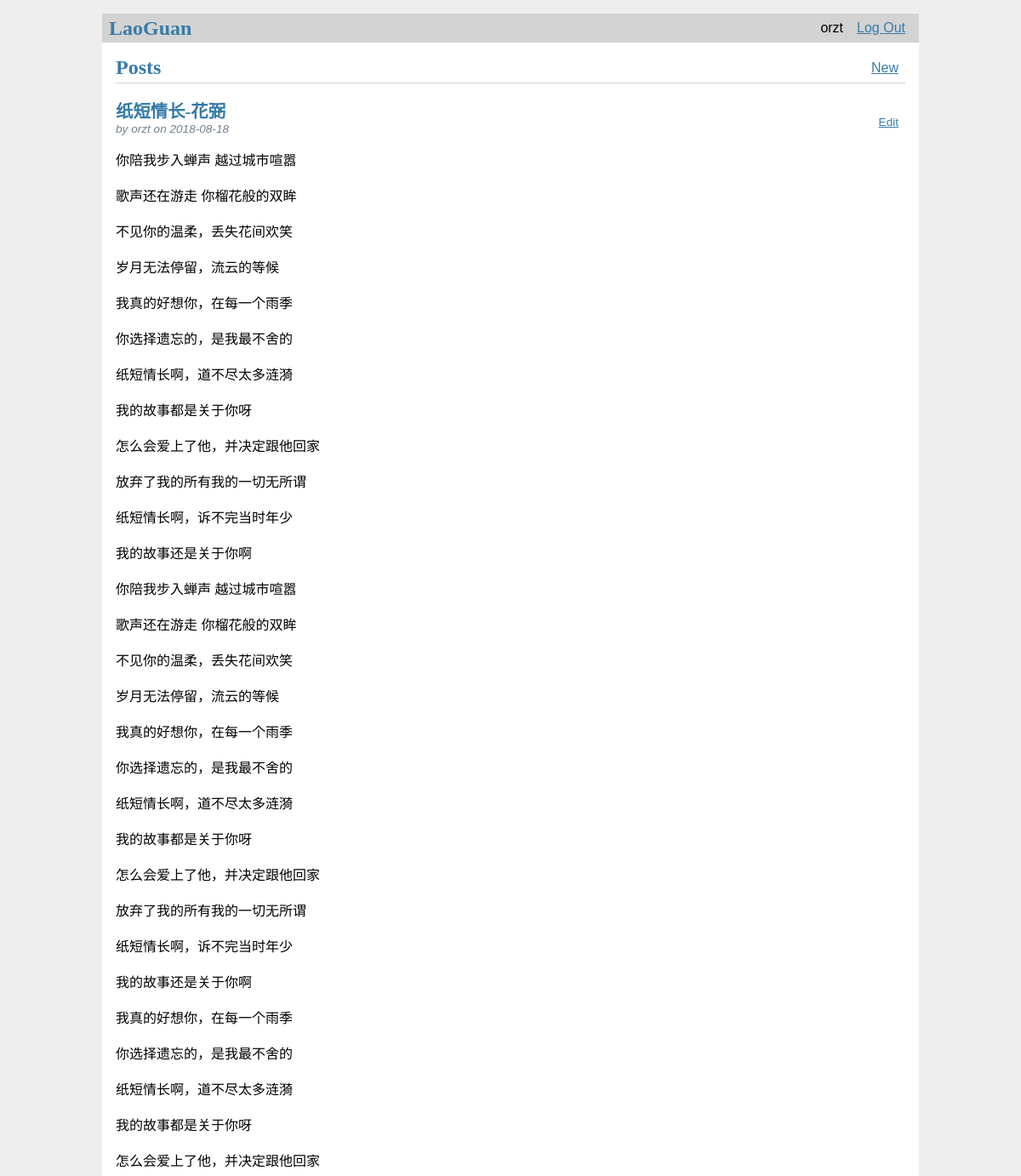
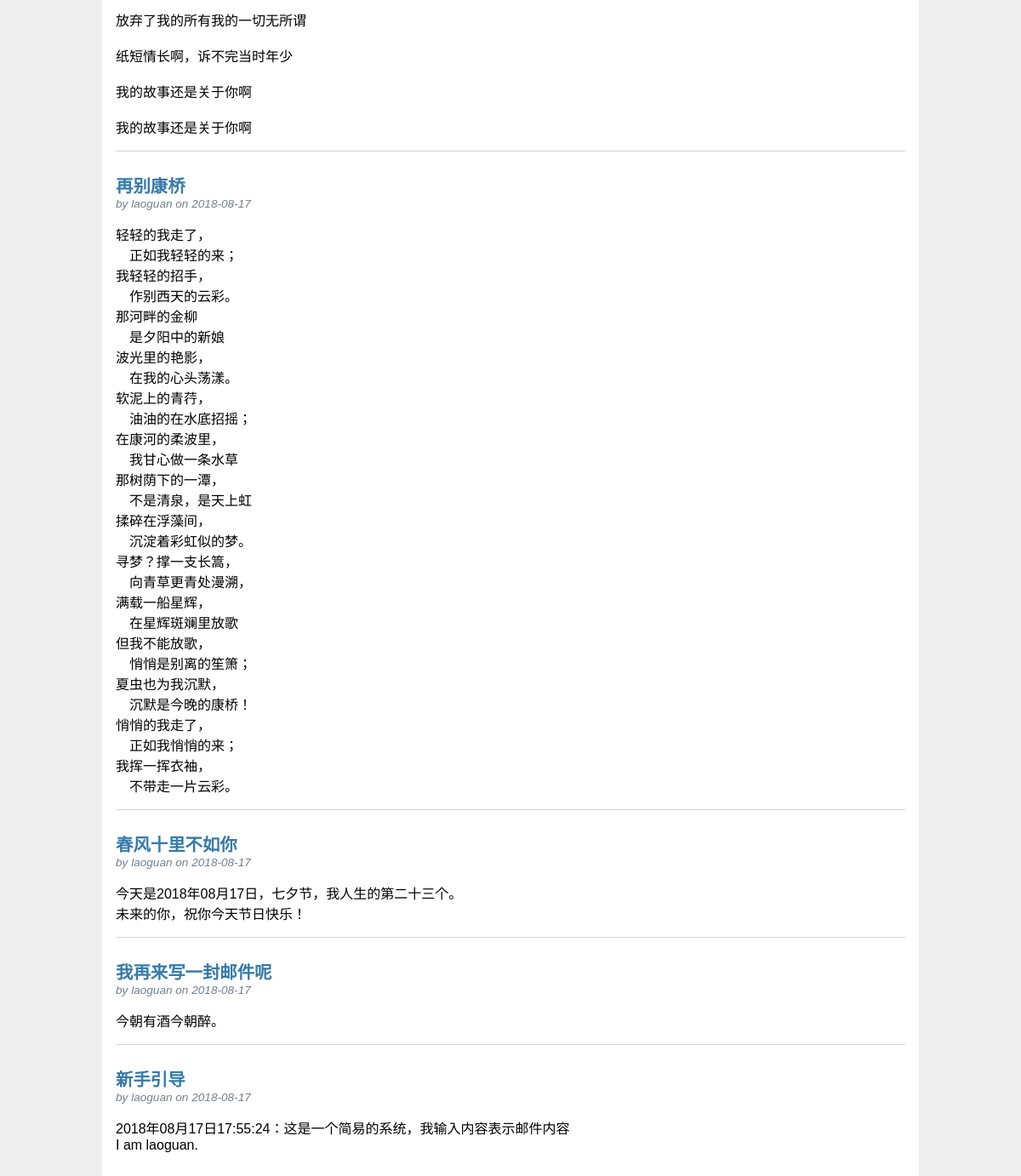
The app's page / (signed in) with its own data (2 pictures, top to bottom).
### tables this page shows
CREATE TABLE user (
    id INTEGER PRIMARY KEY AUTOINCREMENT,
    username TEXT UNIQUE NOT NULL,
    password TEXT NOT NULL
);

CREATE TABLE post (
    id INTEGER PRIMARY KEY AUTOINCREMENT,
    author_id INTEGER NOT NULL,
    created TIMESTAMP NOT NULL DEFAULT CURRENT_TIMESTAMP,
    title TEXT NOT NULL,
    body TEXT NOT NULL,
    FOREIGN KEY (author_id) REFERENCES user (id)
);

### laoguan/blog.py (the view)
@bp.route("/")
def index():
    db = get_db()
    posts = db.execute(
        "SELECT p.id, title, body, created, author_id, username"
        " FROM post p JOIN user u ON p.author_id = u.id"
        " ORDER BY created DESC"
    ).fetchall()
    return render_template("blog/index.html", posts=posts)

### laoguan/auth.py (called while the page is built)
@bp.before_app_request
def load_logged_in_user():
    user_id = session.get("user_id")
    if user_id is None:
        g.user = None
    else:
        g.user = get_db().execute(
            "SELECT * FROM user WHERE id = ?", (user_id,)
        ).fetchone()

### laoguan/db.py (called while the page is built)
def get_db():
    if "db" not in g:
        g.db = sqlite3.connect(
            current_app.config["DATABASE"],
            detect_types=sqlite3.PARSE_DECLTYPES,
        )
        g.db.row_factory = sqlite3.Row
    return g.db

### laoguan/templates/blog/index.html
{% extends "base.html" %}
{% block header %}
<h1>{% block title %}Posts{% endblock %}</h1>
{% if g.user %}
<a class="action" href="{{url_for("blog.create")}}">New</a>
{% endif %}
{% endblock %}
{% block content %}
{% for post in posts %}
<article class="post">
    <header>
        <div>
            <h1>{{post["title"]}}</h1>
            <div class="about">by {{post["username"]}} on {{post["created"].strftime('%Y-%m-%d')}}</div>
        </div>
        {% if g.user["id"] == post["author_id"] %}
        <a class="action" href="{{url_for("blog.update", id=post["id"])}}">Edit</a>
        {% endif %}
    </header>
    <p class="body">{{post["body"]}}</p>
</article>
{% if not loop.last %}
<hr>
{% endif %}
{% endfor %}
{% endblock %}

### laoguan/templates/base.html (shortened to what this page needs)
<!doctype html>
<link rel="stylesheet" href="{{url_for("static", filename="style.css")}}">
<nav>
    <h1>LaoGuan</h1>
    <ul>
        {% if g.user %}
            <li><span>{{g.user["username"]}}</span></li>
            <li><a href="{{url_for("auth.logout")}}">Log Out</a></li>
        {% else %}
            <li><a href="{{url_for("auth.register")}}">Register</a></li>
            <li><a href="{{url_for("auth.login")}}">Log In</a></li>
        {% endif %}
    </ul>
</nav>
<section class="content">
    <header>
        {% block header %}{% endblock %}
    </header>
    {% block content %}{% endblock %}
</section>

### laoguan/static/style.css (style rules this page uses)
h1 { font-family: serif; color: #377ba8; margin: 1rem 0; }
a { color: #377ba8; }
hr { border: none; border-top: 1px solid lightgray; }
nav { background: lightgray; display: flex; align-items: center; padding: 0 0.5rem; }
nav h1 { flex: auto; margin: 0; }
nav ul { display: flex; list-style: none; margin: 0; padding: 0; }
nav ul li a, nav ul li span, header .action { display: block; padding: 0.5rem; }
.content { padding: 0 1rem 1rem; }
.content > header { border-bottom: 1px solid lightgray; display: flex; align-items: flex-end; }
.content > header h1 { flex: auto; margin: 1rem 0 0.25rem 0; }
.post > header { display: flex; align-items: flex-end; font-size: 0.85em; }
.post > header > div:first-of-type { flex: auto; }
.post > header h1 { font-size: 1.5em; margin-bottom: 0; }
.post .about { color: slategray; font-style: italic; }
.post .body { white-space: pre-line; }
.content:last-child { margin-bottom: 0; }

### records on screen
user: user.username "orzt"
post: title "纸短情长-花弼", username "orzt", created "2018-08-18", body "你陪我步入蝉声 越过城市喧嚣 歌声还在游走 你榴花般的双眸 不见你的温柔，丢失花间欢笑 岁月无法停留，流云的等候 我真的好想你，在每一个雨季 你选择遗忘的，是我最不舍的 纸短情长啊，道不尽太多涟漪 我的故事都是关于你呀 怎么会爱上了他，并决定跟他回家 放弃了我的所有我的一切无所谓 纸短情长啊，诉不完当时年少 我的故事还是关于你啊 你陪我步入蝉声 越过城市喧嚣 歌声还在游走 你榴花般的双眸 不见你的温柔，丢失花间欢笑 岁月无法停留，流云的等候 我真的好想你，在每一个雨季 你选择遗忘的，是我最不舍的 纸短情长啊，道不尽太多涟漪 我的故事都是关于你呀 怎么会爱上了他，并决定跟他回家 放弃了我的所有我的一切无所谓 纸短情长啊，诉不完当时年少 我的故事还是关于你啊 我真的好想你，在每一个雨季 你选择遗忘的，是我最不舍的 纸短情长啊，道不尽太多涟漪 我的故事都是关于你呀 怎么会爱上了他，并决定跟他回家 放弃了我的所有我的一切无所谓 纸短情长啊，诉不完当时年少 我的故事还是关于你啊 我的故事还是关于你啊"
post: title "再别康桥", username "laoguan", created "2018-08-17", body "轻轻的我走了， 正如我轻轻的来； 我轻轻的招手， 作别西天的云彩。 那河畔的金柳 是夕阳中的新娘 波光里的艳影， 在我的心头荡漾。 软泥上的青荇， 油油的在水底招摇； 在康河的柔波里， 我甘心做一条水草 那树荫下的一潭， 不是清泉，是天上虹 揉碎在浮藻间， 沉淀着彩虹似的梦。 寻梦？撑一支长篙， 向青草更青处漫溯， 满载一船星辉， 在星辉斑斓里放歌 但我不能放歌， 悄悄是别离的笙箫； 夏虫也为我沉默， 沉默是今晚的康桥！ 悄悄的我走了， 正如我悄悄的来； 我挥一挥衣袖， 不带走一片云彩。"
post: title "春风十里不如你", username "laoguan", created "2018-08-17", body "今天是2018年08月17日，七夕节，我人生的第二十三个。 未来的你，祝你今天节日快乐！"
post: title "我再来写一封邮件呢", username "laoguan", created "2018-08-17", body "今朝有酒今朝醉。"
post: title "新手引导", username "laoguan", created "2018-08-17", body "2018年08月17日17:55:24：这是一个简易的系统，我输入内容表示邮件内容 I am laoguan."
